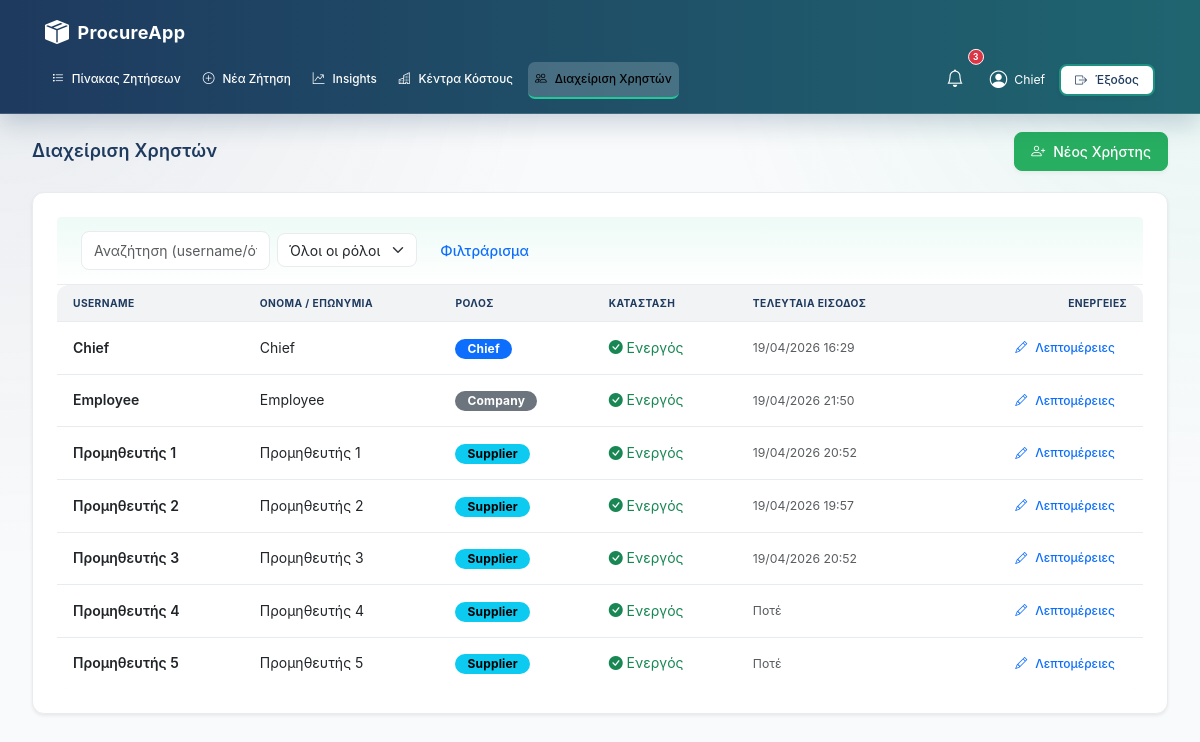
The app's page /chief/users (signed in), older data.
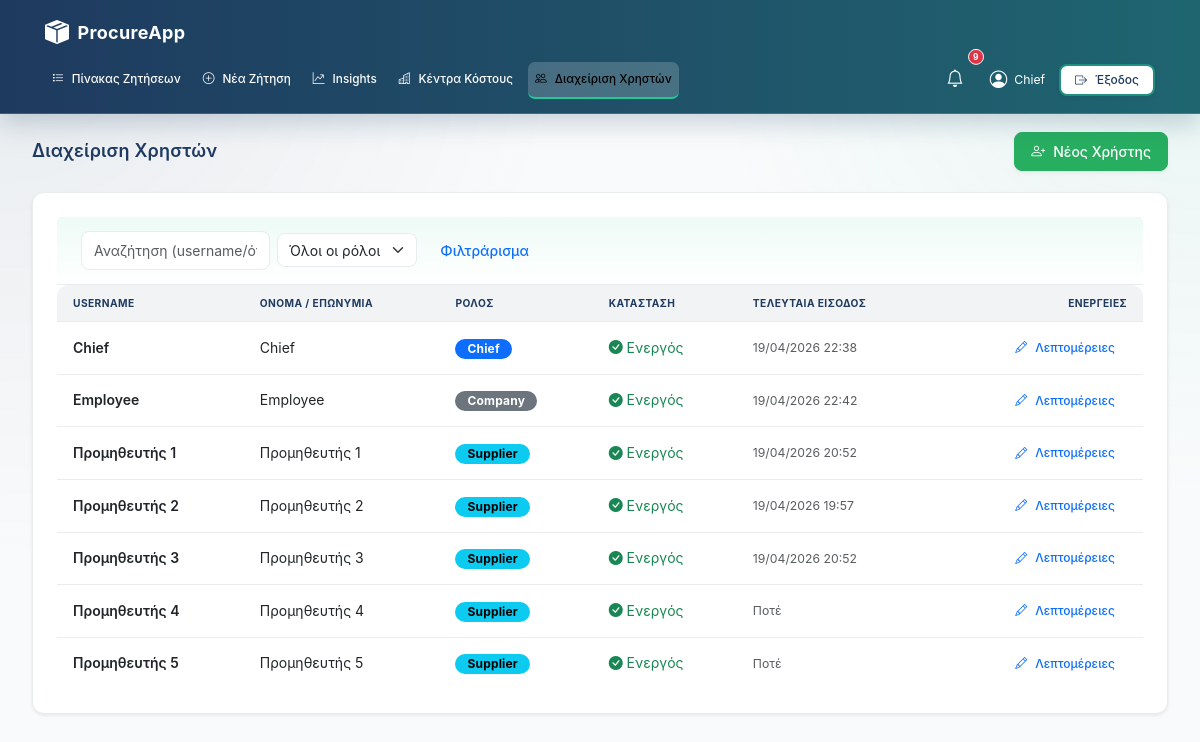
The same page, newer data.
### models.py (models this page shows, shortened)
class User(db.Model):
    __tablename__ = "users"
    id = db.Column(db.Integer, primary_key=True)
    username = db.Column(db.String(80), unique=True, nullable=False)
    display_name = db.Column(db.String(120), nullable=False)
    role = db.Column(db.String(20), nullable=False)
    password_hash = db.Column(db.String(255), nullable=False)
    is_active = db.Column(db.Boolean, default=True, nullable=False)
    created_at = db.Column(db.DateTime, default=datetime.utcnow)
    last_login_at = db.Column(db.DateTime, nullable=True)
    first_name = db.Column(db.String(120), nullable=True)
    last_name  = db.Column(db.String(120), nullable=True)
    approval_limit = db.Column(db.Numeric(12, 2), default=500.00)
    bids = db.relationship("Bid", backref="supplier", lazy=True)

### app/routes/admin.py (the view)
@admin_bp.route("/users")
@require_role("chief")
def users():
    users_list = User.query.all()
    return render_template("chief_users.html", users=users_list)

### app/auth.py (called while the page is built)
def require_roles(*roles):
    def wrap(fn):
        @wraps(fn)
        def inner(*args, **kwargs):
            if session.get("role") not in roles:
                flash("Δεν έχεις δικαίωμα πρόσβασης.", "danger")
                return redirect(url_for("auth.login"))
            return fn(*args, **kwargs)
        return inner
    return wrap

### templates/chief_users.html (shortened to what this page needs)
{% extends "base.html" %}
{% block content %}
<div class="d-flex justify-content-between align-items-center mb-4">
    <h3 class="mb-0">Διαχείριση Χρηστών</h3>
    <a class="btn btn-success" href="{{ url_for('admin.user_new') }}"><i class="bi bi-person-plus"></i> Νέος Χρήστης</a>
</div>
<div class="card shadow-sm">
  <div class="card-header bg-white py-3">
      <form class="row g-2 align-items-center" method="get">
        <div class="col-sm-6 col-md-4">
          <input class="form-control" name="q" value="{{ q or '' }}" placeholder="Αναζήτηση (username/όνομα)...">
        </div>
        <div class="col-sm-4 col-md-3">
          <select class="form-select" name="role">
            <option value="all">Όλοι οι ρόλοι</option>
          </select>
        </div>
        <div class="col-auto">
          <button class="btn btn-outline-primary">Φιλτράρισμα</button>
        </div>
      </form>
  </div>
  <div class="table-responsive">
    <table class="table table-hover align-middle mb-0">
      <thead class="table-light">
        <tr>
          <th>Username</th>
          <th>Όνομα / Επωνυμία</th>
          <th>Ρόλος</th>
          <th>Κατάσταση</th>
          <th>Τελευταία Είσοδος</th>
          <th class="text-end">Ενέργειες</th>
        </tr>
      </thead>
      <tbody>
        {% for u in users %}
        <tr>
          <td class="fw-semibold">{{ u.username }}</td>
          <td>{{ u.display_name }}</td>
          <td>
            {% if u.role == 'chief' %}<span class="badge text-bg-primary">Chief</span>
            {% elif u.role == 'company' %}<span class="badge text-bg-secondary">Company</span>
            {% elif u.role == 'supplier' %}<span class="badge text-bg-info">Supplier</span>
            {% else %}<span class="badge text-bg-light text-dark">{{ u.role }}</span>{% endif %}
          </td>
          <td>
            {% if u.is_active %}
              <span class="text-success"><i class="bi bi-check-circle-fill"></i> Ενεργός</span>
            {% else %}
              <span class="text-muted"><i class="bi bi-x-circle-fill"></i> Ανενεργός</span>
            {% endif %}
          </td>
          <td class="text-muted small">{{ u.last_login_at.strftime('%d/%m/%Y %H:%M') if u.last_login_at else 'Ποτέ' }}</td>
          <td class="text-end">
            <a class="btn btn-sm btn-outline-primary" href="{{ url_for('admin.user_detail', user_id=u.id) }}">
              <i class="bi bi-pencil"></i> Λεπτομέρειες
            </a>
          </td>
        </tr>
        {% else %}
          <tr><td colspan="6" class="text-center py-4 text-muted">Δεν βρέθηκαν χρήστες.</td></tr>
        {% endfor %}
      </tbody>
    </table>
  </div>
</div>
{% endblock %}

### templates/base.html (shortened to what this page needs)
<!doctype html>
<html lang="el">
  <head>
    <link href="https://cdn.jsdelivr.net/npm/bootstrap@5.3.0/dist/css/bootstrap.min.css" rel="stylesheet">
    <link rel="stylesheet" href="https://cdn.jsdelivr.net/npm/bootstrap-icons@1.11.0/font/bootstrap-icons.css">
    <link href="https://cdn.jsdelivr.net/npm/select2@4.1.0-rc.0/dist/css/select2.min.css" rel="stylesheet" />
    <link rel="stylesheet" href="{{ url_for('static', filename='css/saas-design-system.css') }}">
    <link rel="stylesheet" href="{{ url_for('static', filename='css/components.css') }}">
    <link rel="stylesheet" href="{{ url_for('static', filename='css/layouts.css') }}">
    <link rel="stylesheet" href="{{ url_for('static', filename='css/dashboard-unified.css') }}">
  </head>
    <body class="dashboard-unified">
    <nav class="navbar navbar-expand-lg sticky-top">
      <div class="container-fluid px-4">
        <a class="navbar-brand" href="{{ url_for('main.index') }}">
            <i class="bi bi-box-seam-fill"></i> ProcureApp
        </a>
        <div class="collapse navbar-collapse" id="navContent">
          <ul class="navbar-nav me-auto mb-2 mb-lg-0">
            {% if session.get('role') in ['company','chief'] %}
              <li class="nav-item">
                  <a class="nav-link {% if request.endpoint == 'company.dashboard' %}active{% endif %}" href="{{ url_for('company.dashboard') }}">
                      <i class="bi bi-list-task"></i> Πίνακας Ζητήσεων
                  </a>
              </li>
              <li class="nav-item">
                  <a class="nav-link {% if request.endpoint == 'company.new_request' %}active{% endif %}" href="{{ url_for('company.new_request') }}">
                      <i class="bi bi-plus-circle"></i> Νέα Ζήτηση
                  </a>
              </li>
              {% if session.get('role') == 'chief' %}
              <li class="nav-item">
                  <a class="nav-link {% if request.endpoint == 'admin.analytics' %}active{% endif %}" href="{{ url_for('admin.analytics') }}">
                      <i class="bi bi-graph-up-arrow"></i> Insights
                  </a>
              </li>
              <li class="nav-item">
                  <a class="nav-link {% if request.endpoint == 'admin.cost_centers' %}active{% endif %}" href="{{ url_for('admin.cost_centers') }}">
                      <i class="bi bi-buildings"></i> Κέντρα Κόστους
                  </a>
              </li>
              <li class="nav-item">
                  <a class="nav-link {% if request.endpoint == 'admin.users' %}active{% endif %}" href="{{ url_for('admin.users') }}">
                      <i class="bi bi-people"></i> Διαχείριση Χρηστών
                  </a>
              </li>
              {% endif %}
            {% endif %}
          </ul>
          <div class="d-flex align-items-center gap-3">
            {% if session.get('username') %}
                <div class="nav-item dropdown">
                    <a class="nav-link position-relative" href="#" id="notifDropdown" role="button" data-bs-toggle="dropdown" aria-expanded="false">
                        <i class="bi bi-bell fs-5"></i>
                        {% if unread_notifs|length > 0 %}
                        <span class="position-absolute top-0 start-100 translate-middle badge rounded-pill bg-danger border border-light" style="font-size: 0.6rem; padding: 0.35em 0.5em;">
                            {{ unread_notifs|length }}
                        </span>
                        {% endif %}
                    </a>
                </div>
                <div class="d-none d-md-flex align-items-center gap-2">
                    <i class="bi bi-person-circle" style="font-size: 1.25rem;"></i>
                    <span class="small">{{ session.get('name') }}</span>
                </div>
                <a href="{{ url_for('auth.logout') }}" class="btn btn-secondary btn-sm rounded-lg px-3">
                    <i class="bi bi-box-arrow-right"></i> Έξοδος
                </a>
            {% endif %}
          </div>
        </div>
      </div>
    </nav>
    <div class="page-body">
      {% block content %}{% endblock %}
    </div>
  </body>
</html>

### app/static/css/components.css (style rules this page uses)
.dropdown { position: relative; display: inline-block; }

### app/static/css/layouts.css (style rules this page uses)
.container-fluid { width: 100%; padding: 0 var(--space-4); margin: 0 auto; }
.page-body { flex: 1; padding: 0 var(--space-8) var(--space-8) var(--space-8); }
.navbar { background: var(--gradient-navy); color: var(--color-white); padding: var(--space-4) var(--space-6); box-shadow: var(--shadow-md); display: flex; align-items: center; justify-content: space-between; gap: var(--space-4); position: sticky; top: 0; z-index: 1000; flex-wrap: wrap; }
.navbar-brand { font-size: var(--font-size-lg); font-weight: var(--font-weight-bold); color: var(--color-white); text-decoration: none; display: flex; align-items: center; gap: var(--space-2); white-space: nowrap; }
.navbar-brand i { font-size: var(--font-size-xl); }
.navbar-nav { display: flex; list-style: none; margin: 0; padding: 0; gap: var(--space-2); flex: 1; flex-wrap: wrap; }
.nav-item { display: flex; }
.nav-link { color: var(--color-white); text-decoration: none; padding: var(--space-2) var(--space-3); border-radius: var(--radius-md); display: flex; align-items: center; gap: var(--space-2); font-weight: var(--font-weight-medium); transition: all var(--transition-fast); border-bottom: 2px solid transparent; white-space: nowrap; }
.nav-link.active { background-color: rgba(32, 201, 151, 0.3); border-bottom-color: var(--color-teal); }
.navbar-collapse { display: flex; width: 100%; }
.row { display: flex; flex-wrap: wrap; margin: 0 -var(--space-4); }
.d-flex { display: flex; }
.align-items-center { align-items: center; }
.justify-content-between { justify-content: space-between; }
.gap-2 { gap: var(--space-2); }
.gap-3 { gap: var(--space-3); }
.mb-0 { margin-bottom: 0; }
.mb-2 { margin-bottom: var(--space-2); }
.mb-4 { margin-bottom: var(--space-4); }
.px-4 { padding-left: var(--space-4); padding-right: var(--space-4); }
.d-none { display: none; }

Row changes from the older to the newer data that the page shows:
changed User "Chief": last_login_at "19/04/2026 16:29" → "19/04/2026 22:38"
changed User "Employee": last_login_at "19/04/2026 21:50" → "19/04/2026 22:42"
Text that changed along with them:
{{ unread_notifs|length }}: "3" → "9"
